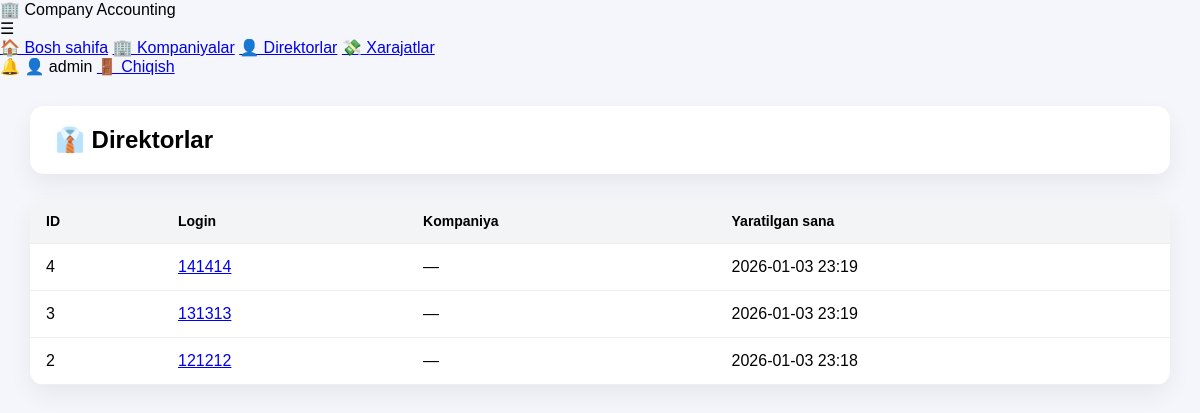
/admin/directors (signed in), run on an earlier commit of the app's database.
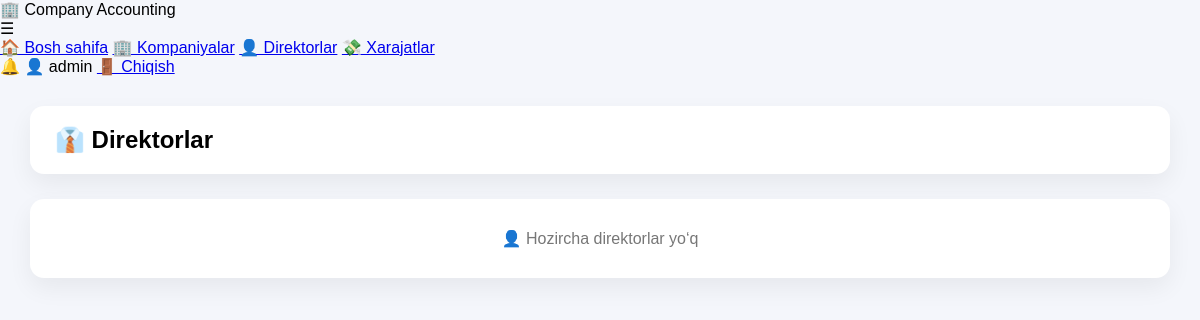
And on a later commit of the database.
### tables this page shows
CREATE TABLE users (
        id INTEGER PRIMARY KEY AUTOINCREMENT,
        username TEXT UNIQUE,
        password TEXT,
        role TEXT,
        company_id INTEGER,
        created_at TEXT
    );

### app.py (the view)
@app.route("/admin/directors")
def admin_directors():
    if session.get("role") != "admin":
        return "Ruxsat yo‘q ❌"
    conn = sqlite3.connect("users.db")
    conn.row_factory = sqlite3.Row   # 🔥 MUHIM
    c = conn.cursor()
    c.execute("""
        SELECT
            u.id,
            u.username,
            c.name AS company,
            u.created_at
        FROM users u
        LEFT JOIN companies c ON u.company_id = c.id
        WHERE u.role = 'director'
        ORDER BY u.id DESC
    """)
    directors = c.fetchall()
    conn.close()
    return render_template(
        "admin_directors.html",
        directors=directors
    )

### app.py (called while the page is built)
@app.context_processor
def inject_notifications():
    return {
        "notifications": [],
        "last_expense": session.get("last_expense")
    }

### templates/admin_directors.html (shortened to what this page needs)
<!DOCTYPE html>
<html lang="uz">
<head>
    <link rel="stylesheet" href="{{ url_for('static', filename='dashboard.css') }}">
</head>
<body>
{% include "navbar.html" %}
<div class="layout">
    <main class="main">
        <div class="page-header">
            <h1>👔 Direktorlar</h1>
        </div>
        <div class="card">
            {% if directors %}
            <table>
                <thead>
                    <tr>
                        <th>ID</th>
                        <th>Login</th>
                        <th>Kompaniya</th>
                        <th>Yaratilgan sana</th>
                    </tr>
                </thead>
                <tbody>
                    {% for d in directors %}
                    <tr>
                        <td>{{ d.id }}</td>
                        <td>
                            <a href="{{ url_for('admin_director_detail', director_id=d.id) }}">
                                {{ d.username }}
                            </a>
                        </td>
                        <td>
                            {% if d.company %}
                                <span class="badge badge-company">
                                    {{ d.company }}
                                </span>
                            {% else %}
                                —
                            {% endif %}
                        </td>
                        <td>{{ d.created_at }}</td>
                    </tr>
                    {% endfor %}
                </tbody>
            </table>
            {% else %}
                <div class="empty">
                    👤 Hozircha direktorlar yo‘q
                </div>
            {% endif %}
        </div>
    </main>
</div>
</body>
</html>

What changed in the data, as far as the page shows it:
removed users: id "4", username "141414", created_at "2026-01-03 23:19"
removed users: id "3", username "131313", created_at "2026-01-03 23:19"
removed users: id "2", username "121212", created_at "2026-01-03 23:18"
Also different on the page:
text no longer shown: "ID Login Kompaniya Yaratilgan sana"
text now shown: "👤 Hozircha direktorlar yo‘q"
